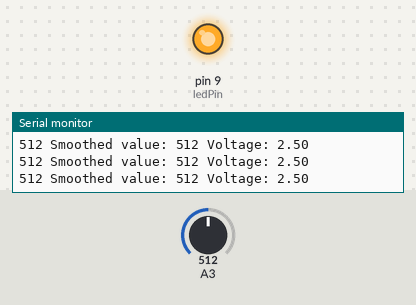
Bench run of a sketch on a simulated Arduino Uno, built with avr-gcc and run on an emulated ATmega328P. Shown: output pins drawn as LEDs (lit = HIGH), the last lines printed to the serial monitor. The test bench sets the inputs (shaded band); at power-on: A3 = 512.

Above: at 11.2 s.
11.3 s: A3 set to 122
At 12.5 s:
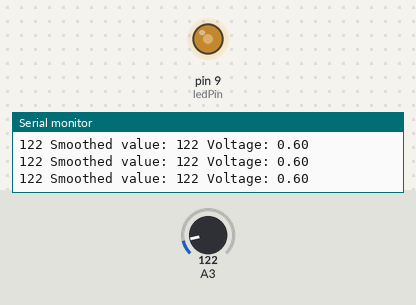
12.9 s: A3 set to 306
At 14.1 s:
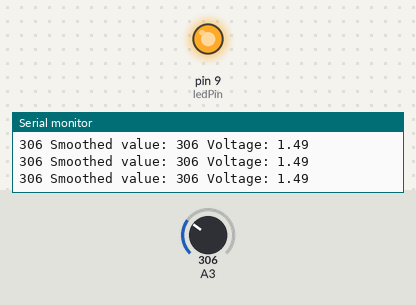
Timing chart, 0 to 15.9 s (numbered marks = the images above; inputs shaded):
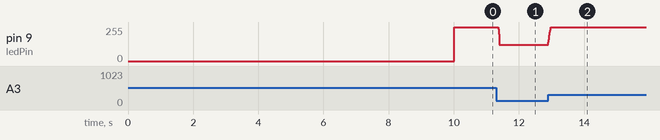

Measured:
- after the input at 11.3 s, pin 9 (ledPin): 255/255 → 122/255 after 0.07 s
- after the input at 12.9 s, pin 9 (ledPin): 122/255 → 255/255 at once

The sketch:

PIRSmooth.ino
```cpp
int pirPin = 3;
int ledPin = 9;

const int numSamples = 10;
int readings[numSamples];      // the readings from the analog input
int index = 0;                  // the index of the current reading
int total = 0;                  // the running total

float v;

//the time we give the sensor to calibrate (10-60 secs according to the datasheet)
int calibrationTime = 10;

void setup(){
  pinMode (pirPin,INPUT);
  pinMode (ledPin, OUTPUT);
  // what does this do? how do i set internal resistor?
  digitalWrite(pirPin, LOW);

  Serial.begin(115200);

    //give the sensor some time to calibrate
  Serial.print("-- Calibrating sensor ");
  for(int i = 0; i < calibrationTime; i++){
    Serial.print(".");
    delay(1000);
  }

  // initialise array to avoid wacky values
  for (int i=0; i < numSamples; i++) {
    averaged(analogRead(pirPin));
  }

  Serial.println("starting");
}

void loop (){
  delay(10);

  int readVal = analogRead(pirPin);
  Serial.print(readVal);
  Serial.print(" ");

  int val=averaged(readVal);
  v = ((float)val)/1024.0 * 5;
  Serial.print("Smoothed value: ");
  Serial.print(val);
  Serial.print(" Voltage: ");
  Serial.println(v);

  analogWrite(ledPin, val);
}

int averaged(int value) {
  // subtract the last reading:
  total= total - readings[index];
  // add value
  readings[index] = value;

  // add the reading to the total:
  total= total + readings[index];
  // advance to the next position in the array:
  index = index + 1;

  // if we're at the end of the array...
  if (index >= numSamples)
    // ...wrap around to the beginning:
    index = 0;

  // calculate the average:
  return total / numSamples;
}
```
